Frame 1 (no input): blank canvas, image omitted
Frame 60 (no input): blank canvas, image omitted
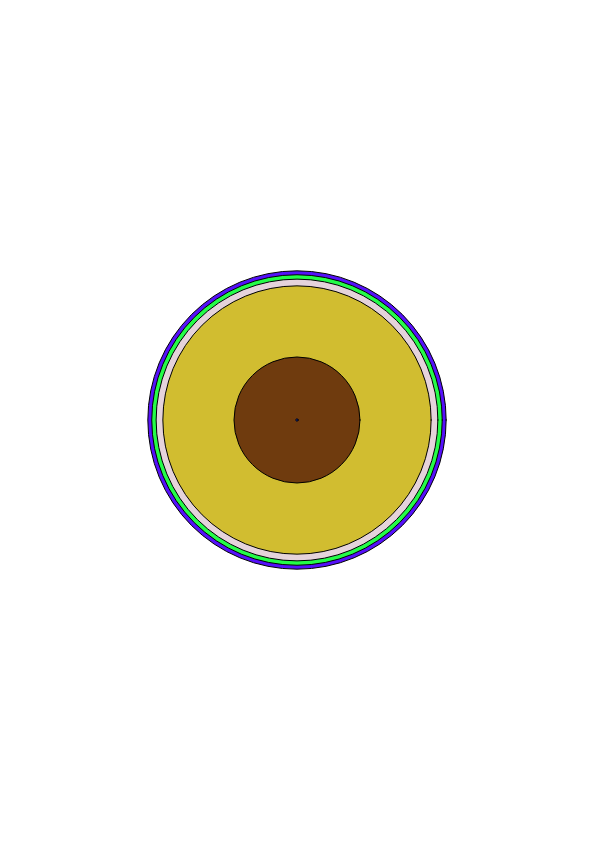
Frame 120 (the mouse pressed at the canvas centre since frame 60)

The p5.js sketch whose frames 1 and 60 were blank and that drew this single picture after the mouse press (run headless with seeded random() and noise() and a simulated clock; from frame 60 on, the mouse is pressed at the canvas centre):

// p5.js sketch
// ── sketch.js
let r = 255;
let g = 255;
let b = 255;
var size;

//Initalisation function
function setup(){
//Set the size of rendering window - pixels
createCanvas(594, 841);
stroke(0);

}

//Rendering function
function draw(){
if (mouseIsPressed) {
r = random(255);
g = random(255);
b = random(255);
size = random(300);

  fill(r, g, b);
  //Display the ellipses
  ellipse(mouseX, mouseY, size, size);

  }
}
